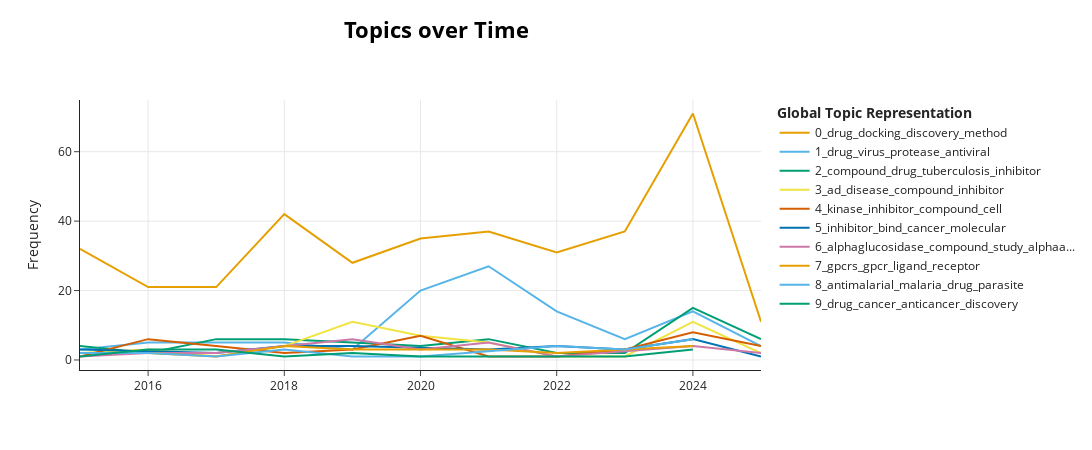

Source (notebook cell):
### Markdown cell above
## 8 Evaluation & Visualization

### Code cell
topic_model.visualize_topics()
topic_model.visualize_barchart()
topic_model.visualize_hierarchy()

df["year"] = pd.to_numeric(df["year"], errors="coerce")

# Optional: drop rows without year
df_time = df.dropna(subset=["year"]).copy()
df_time["year"] = df_time["year"].astype(int)

# Compute topic evolution
topics_over_time = topic_model.topics_over_time(
    df_time["clean_text"],
    df_time["year"]
)

# Visualize
topic_model.visualize_topics_over_time(topics_over_time)

### Figure 1 — Plotly figure (JSON) as saved in the notebook; plotly's stock layout.template omitted (floating-point values rounded to 4 significant figures)
{"data": [{"hoverinfo": "text", "hovertext": ["<b>Topic 0</b><br>Words: docking, drug, discovery, screening, molecular", "<b>Topic 0</b><br>Words: docking, drug, ligand, discovery, prediction", "<b>Topic 0</b><br>Words: drug, discovery, docking, target, screening", "<b>Topic 0</b><br>Words: drug, docking, ligand, method, discovery", "<b>Topic 0</b><br>Words: drug, docking, discovery, molecular, method", "<b>Topic 0</b><br>Words: drug, method, docking, discovery, molecular", "<b>Topic 0</b><br>Words: drug, docking, molecular, discovery, target", "<b>Topic 0</b><br>Words: drug, docking, discovery, method, ligand", "<b>Topic 0</b><br>Words: drug, docking, discovery, method, ligand", "<b>Topic 0</b><br>Words: drug, docking, discovery, molecular, model", "<b>Topic 0</b><br>Words: drug, method, computational, docking, design"], "marker": {"color": "#E69F00"}, "mode": "lines", "name": "0_drug_docking_discovery_method", "type": "scatter", "x": [2015, 2016, 2017, 2018, 2019, 2020, 2021, 2022, 2023, 2024, 2025], "y": [32, 21, 21, 42, 28, 35, 37, 31, 37, 71, 11]}, {"hoverinfo": "text", "hovertext": ["<b>Topic 1</b><br>Words: virus, dengue, hbv, pr, protease", "<b>Topic 1</b><br>Words: zika, rna, virus, tar, epitope", "<b>Topic 1</b><br>Words: hcv, dengue, drug, phytochemical, study", "<b>Topic 1</b><br>Words: influenza, virus, antiviral, ipnv, polymerase", "<b>Topic 1</b><br>Words: antiviral, virus, drug, flavonoid, activity", "<b>Topic 1</b><br>Words: drug, virus, antiviral, protease, zikv", "<b>Topic 1</b><br>Words: protease, drug, virus, compound, viral", "<b>Topic 1</b><br>Words: drug, viral, virus, inhibitor, compound", "<b>Topic 1</b><br>Words: protease, mpro, main, drug, eugenol", "<b>Topic 1</b><br>Words: drug, compound, virus, viral, protease", "<b>Topic 1</b><br>Words: rdrp, virus, antiviral, drug, compound"], "marker": {"color": "#56B4E9"}, "mode": "lines", "name": "1_drug_virus_protease_antiviral", "type": "scatter", "x": [2015, 2016, 2017, 2018, 2019, 2020, 2021, 2022, 2023, 2024, 2025], "y": [3, 5, 5, 5, 3, 20, 27, 14, 6, 14, 4]}, {"hoverinfo": "text", "hovertext": ["<b>Topic 2</b><br>Words: tuberculosis, inhibitor, derivative, novel, ohydroxybenzylamine", "<b>Topic 2</b><br>Words: glycosyltransferase, bacterial, compound, disaccharide, ortholog", "<b>Topic 2</b><br>Words: dna, mesotrypsin, inhibitor, compound, drug", "<b>Topic 2</b><br>Words: antibacterial, gyrase, antimicrobial, dna, fad", "<b>Topic 2</b><br>Words: kb, compound, phosphotransferase, inhibitor, epepn", "<b>Topic 2</b><br>Words: tb, drug, antibiotic, study, shikimate", "<b>Topic 2</b><br>Words: study, drug, compound, kinetoplastid, biofilm", "<b>Topic 2</b><br>Words: drugability, mtb, antitb, profile, glmu", "<b>Topic 2</b><br>Words: infection, monkeypox, curcumin, smallpox, baumannii", "<b>Topic 2</b><br>Words: drug, aureus, compound, molecular, tuberculosis", "<b>Topic 2</b><br>Words: compound, tuberculosis, drug, tb, study"], "marker": {"color": "#009E73"}, "mode": "lines", "name": "2_compound_drug_tuberculosis_inhibitor", "type": "scatter", "x": [2015, 2016, 2017, 2018, 2019, 2020, 2021, 2022, 2023, 2024, 2025], "y": [4, 2, 6, 6, 5, 4, 6, 2, 2, 15, 6]}, {"hoverinfo": "text", "hovertext": ["<b>Topic 3</b><br>Words: buche, azaphenothiazine, ache, inhibitor, synthesis", "<b>Topic 3</b><br>Words: ad, disease, kmo, prpsc, prion", "<b>Topic 3</b><br>Words: hache, ad, disease, synaptic, ligand", "<b>Topic 3</b><br>Words: ache, inhibitor, study, compound, value", "<b>Topic 3</b><br>Words: ad, bche, inhibitor, disease, compound", "<b>Topic 3</b><br>Words: ad, ache, disease, compound, inhibitor", "<b>Topic 3</b><br>Words: disease, neuropathic, pain, parkinson, neurodegenerative", "<b>Topic 3</b><br>Words: ad, shortlist, target, drug, create", "<b>Topic 3</b><br>Words: maob, work, inhibitor, sbvs, class", "<b>Topic 3</b><br>Words: ad, disease, compound, abeta, aggregation", "<b>Topic 3</b><br>Words: fisher, target, neurodegenerative, candidate, disease"], "marker": {"color": "#F0E442"}, "mode": "lines", "name": "3_ad_disease_compound_inhibitor", "type": "scatter", "x": [2015, 2016, 2017, 2018, 2019, 2020, 2021, 2022, 2023, 2024, 2025], "y": [2, 3, 1, 4, 11, 7, 5, 1, 1, 11, 2]}, {"hoverinfo": "text", "hovertext": ["<b>Topic 4</b><br>Words: biphenyl, amide, inhibitor, indicate, value", "<b>Topic 4</b><br>Words: kinase, inhibitor, type, ii, cancer", "<b>Topic 4</b><br>Words: kinase, inhibitor, nm, cell, cdk", "<b>Topic 4</b><br>Words: kinase, polypharmacological, target, mahanine, molecule", "<b>Topic 4</b><br>Words: kinase, compound, inhibitor, isoform, cancer", "<b>Topic 4</b><br>Words: kinase, inhibitor, compound, btk, src", "<b>Topic 4</b><br>Words: polypharmacology, luminespib, kinase, clinical, resorcinol", "<b>Topic 4</b><br>Words: kinase, downstream, inhibitor, compound, signal", "<b>Topic 4</b><br>Words: kinase, btk, inhibitor, potential, identify", "<b>Topic 4</b><br>Words: kinase, inhibitor, blk, potential, cell", "<b>Topic 4</b><br>Words: aak, kinase, stk, inhibitor, compound"], "marker": {"color": "#D55E00"}, "mode": "lines", "name": "4_kinase_inhibitor_compound_cell", "type": "scatter", "x": [2015, 2016, 2017, 2018, 2019, 2020, 2021, 2022, 2023, 2024, 2025], "y": [1, 6, 4, 2, 3, 7, 1, 1, 3, 8, 4]}, {"hoverinfo": "text", "hovertext": ["<b>Topic 5</b><br>Words: hadometdc, inhibitor, polyamine, nec, model", "<b>Topic 5</b><br>Words: methyltransferase, study, inhibitor, cancer, bind", "<b>Topic 5</b><br>Words: myc, hdac, inhibitor, saha, selective", "<b>Topic 5</b><br>Words: inhibitor, chymase, pgp, ligand, activity", "<b>Topic 5</b><br>Words: cancer, cmyc, inhibitor, brca, bind", "<b>Topic 5</b><br>Words: kcal, inhibitor, cereblon, dhfo, kra", "<b>Topic 5</b><br>Words: pgp, md, inhibitor, identify, npatla", "<b>Topic 5</b><br>Words: inhibitor, epigenetic, cancer, study, molecular", "<b>Topic 5</b><br>Words: caffeic, phytoconstituent, ehretia, acid, energy"], "marker": {"color": "#0072B2"}, "mode": "lines", "name": "5_inhibitor_bind_cancer_molecular", "type": "scatter", "x": [2015, 2017, 2018, 2019, 2021, 2022, 2023, 2024, 2025], "y": [3, 2, 4, 4, 3, 4, 3, 6, 1]}, {"hoverinfo": "text", "hovertext": ["<b>Topic 6</b><br>Words: biflavone, nonzinc, productlike, inhibits, synthesise", "<b>Topic 6</b><br>Words: herbalog, herb, sar, product, natural", "<b>Topic 6</b><br>Words: denitrification, alphaglucosidase, oxysporum, soil, agricultural", "<b>Topic 6</b><br>Words: compound, alphaglucosidase, pparalphagamma, effect, agonist", "<b>Topic 6</b><br>Words: sabinene, compound, tyrosinase, activity, upa", "<b>Topic 6</b><br>Words: resveratrol, alphaglucosidase, alphaamylase, betaglucosidase, nootkatone", "<b>Topic 6</b><br>Words: alphaglucosidase, alphaamylase, compound, dn, amas", "<b>Topic 6</b><br>Words: phlorotannin, dm, effect, pathway, brown", "<b>Topic 6</b><br>Words: fbpase, metabolite, compound, effect, study", "<b>Topic 6</b><br>Words: kaempferol, alphaamylase, alphaglucosidase, enzyme, antidiabetic"], "marker": {"color": "#CC79A7"}, "mode": "lines", "name": "6_alphaglucosidase_compound_study_alphaa...", "type": "scatter", "x": [2015, 2016, 2017, 2018, 2019, 2020, 2021, 2022, 2024, 2025], "y": [1, 2, 2, 4, 6, 3, 5, 1, 4, 2]}, {"hoverinfo": "text", "hovertext": ["<b>Topic 7</b><br>Words: gpcrs, agonist, receptor, ligand, gpcr", "<b>Topic 7</b><br>Words: glynmda, receptor, nrs, ligand, antagonist", "<b>Topic 7</b><br>Words: fragment, peptidebinde, leadlike, gpcrs, screen", "<b>Topic 7</b><br>Words: gpcrs, gpcr, ligand, receptor, conformational", "<b>Topic 7</b><br>Words: gpcr, gpcrs, ligand, receptor, allosteric", "<b>Topic 7</b><br>Words: agonist, gpcr, gpcrs, receptor, antibody", "<b>Topic 7</b><br>Words: tracer, gpcrs, receptor, allosteric, ligand", "<b>Topic 7</b><br>Words: ligand, interaction, receptor, antidepressant, gpcr", "<b>Topic 7</b><br>Words: gpcrs, ligand, gpcr, receptor, agonist"], "marker": {"color": "#E69F00"}, "mode": "lines", "name": "7_gpcrs_gpcr_ligand_receptor", "type": "scatter", "x": [2015, 2016, 2017, 2018, 2019, 2020, 2021, 2022, 2024], "y": [2, 2, 1, 4, 3, 3, 3, 2, 4]}, {"hoverinfo": "text", "hovertext": ["<b>Topic 8</b><br>Words: antimalarial, drug, qsar, leishmaniasis, antileishmanial", "<b>Topic 8</b><br>Words: malaria, pfprlptp, spp, parasite, parasitic", "<b>Topic 8</b><br>Words: antileishmanial, vl, endemic, leishmaniasis, benzoxaborole", "<b>Topic 8</b><br>Words: repellent, repellence, pfatc, mmhg, denovo", "<b>Topic 8</b><br>Words: antimalarial, new, brammt, vhts, falciparum", "<b>Topic 8</b><br>Words: hydroxyenone, antimalarial, nmr, kcalmol, evince", "<b>Topic 8</b><br>Words: antimalarial, tbgpiplc, oxadiazole, drug, parasite", "<b>Topic 8</b><br>Words: parasite, drug, rpob, antimalarial, rifampicin", "<b>Topic 8</b><br>Words: antimalarial, malaria, antileishmanial, leishmaniasis, compound"], "marker": {"color": "#56B4E9"}, "mode": "lines", "name": "8_antimalarial_malaria_drug_parasite", "type": "scatter", "x": [2015, 2016, 2017, 2018, 2019, 2020, 2022, 2023, 2024], "y": [2, 2, 1, 3, 1, 1, 4, 3, 6]}, {"hoverinfo": "text", "hovertext": ["<b>Topic 9</b><br>Words: cancer, anticancer, different, target, drug", "<b>Topic 9</b><br>Words: drug, anticancer, cancer, discovery, approach", "<b>Topic 9</b><br>Words: mtor, drug, kinase, anticancer, cancer", "<b>Topic 9</b><br>Words: multitargeting, target, drug, single, anticancer", "<b>Topic 9</b><br>Words: drug, anticancer, cancer, development, anti", "<b>Topic 9</b><br>Words: multitarget, drug, target, therapeutic, facilitate", "<b>Topic 9</b><br>Words: cancer, drug, therapy, discovery, computational", "<b>Topic 9</b><br>Words: cancer, drug, multitarget, moa, modelling"], "marker": {"color": "#009E73"}, "mode": "lines", "name": "9_drug_cancer_anticancer_discovery", "type": "scatter", "x": [2015, 2016, 2017, 2018, 2019, 2020, 2023, 2024], "y": [1, 3, 3, 1, 2, 1, 1, 3]}], "layout": {"height": 450, "hoverlabel": {"bgcolor": "white", "font": {"family": "Rockwell", "size": 16}}, "legend": {"title": {"text": "<b>Global Topic Representation"}}, "title": {"font": {"color": "Black", "size": 22}, "text": "<b>Topics over Time</b>", "x": 0.4, "xanchor": "center", "y": 0.95, "yanchor": "top"}, "width": 1250, "xaxis": {"showgrid": true}, "yaxis": {"showgrid": true, "title": {"text": "Frequency"}}}}
